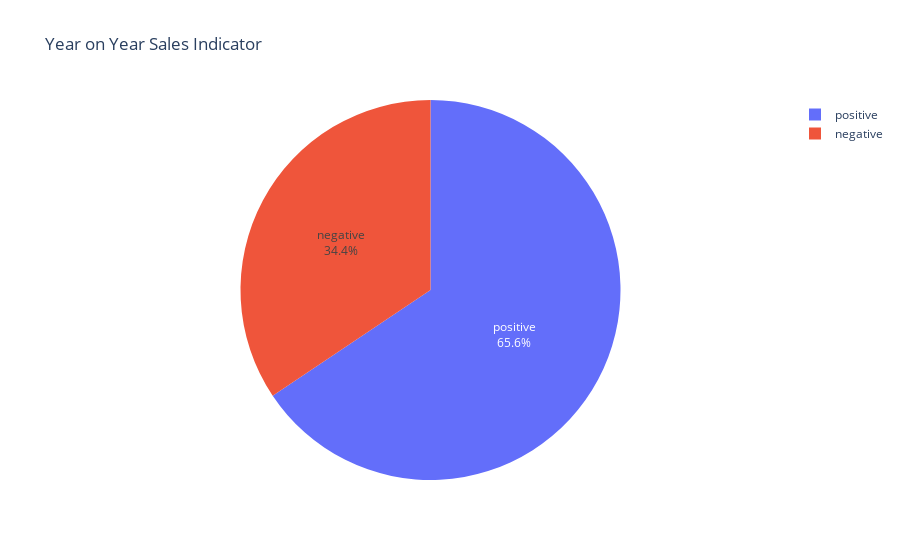

The cell this chart's notebook holds for it:
### Markdown cell above
#### Sales High Correlated with Branches

### Code cell
plt.figure(figsize=(14,7));
Platform = df_250['Sales_year'].value_counts(sort = True).index
Count = df_250['Sales_year'].value_counts(sort = True)
#====
fig = px.pie(names = Platform,
             values = Count,
             title='Year on Year Sales Indicator')
fig.update_traces(textposition='inside', textinfo='percent+label')

### Figure 1 — Plotly figure (JSON) as saved in the notebook; plotly's stock layout.template omitted (floating-point values rounded to 4 significant figures)
{"data": [{"domain": {"x": [0, 1], "y": [0, 1]}, "hovertemplate": "label=%{label}<br>value=%{value}<extra></extra>", "labels": ["positive", "negative"], "legendgroup": "", "name": "", "showlegend": true, "textinfo": "percent+label", "textposition": "inside", "type": "pie", "values": [164, 86]}], "layout": {"legend": {"tracegroupgap": 0}, "title": {"text": "Year on Year Sales Indicator"}}}
